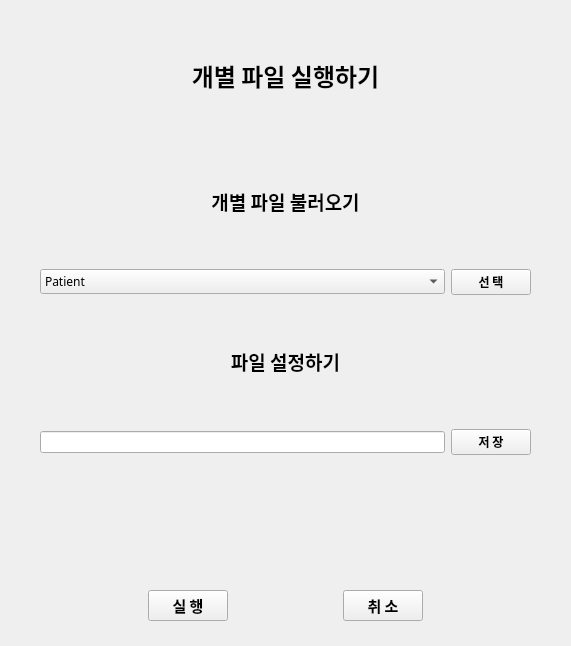
<?xml version="1.0" encoding="UTF-8"?>
<ui version="4.0">
 <class>Form</class>
 <widget class="QWidget" name="Form">
  <property name="geometry">
   <rect>
    <x>0</x>
    <y>0</y>
    <width>571</width>
    <height>646</height>
   </rect>
  </property>
  <property name="windowTitle">
   <string>Form</string>
  </property>
  <widget class="QLabel" name="label">
   <property name="geometry">
    <rect>
     <x>40</x>
     <y>50</y>
     <width>491</width>
     <height>51</height>
    </rect>
   </property>
   <property name="font">
    <font>
     <family>나눔스퀘어라운드 ExtraBold</family>
     <pointsize>18</pointsize>
     <weight>75</weight>
     <bold>true</bold>
    </font>
   </property>
   <property name="text">
    <string>&lt;html&gt;&lt;head/&gt;&lt;body&gt;&lt;p align=&quot;center&quot;&gt;개별 파일 실행하기&lt;/p&gt;&lt;/body&gt;&lt;/html&gt;</string>
   </property>
  </widget>
  <widget class="QWidget" name="gridLayoutWidget_2">
   <property name="geometry">
    <rect>
     <x>40</x>
     <y>140</y>
     <width>491</width>
     <height>481</height>
    </rect>
   </property>
   <layout class="QGridLayout" name="gridLayout_2">
    <item row="0" column="0" colspan="2">
     <widget class="QLabel" name="label_2">
      <property name="font">
       <font>
        <family>나눔스퀘어라운드 Bold</family>
        <pointsize>14</pointsize>
        <weight>75</weight>
        <bold>true</bold>
       </font>
      </property>
      <property name="text">
       <string>&lt;html&gt;&lt;head/&gt;&lt;body&gt;&lt;p align=&quot;center&quot;&gt;개별 파일 불러오기&lt;/p&gt;&lt;/body&gt;&lt;/html&gt;</string>
      </property>
     </widget>
    </item>
    <item row="2" column="0">
     <widget class="QComboBox" name="comboSelect">
      <property name="font">
       <font>
        <family>나눔스퀘어라운드 Regular</family>
       </font>
      </property>
      <item>
       <property name="text">
        <string>Patient</string>
       </property>
      </item>
     </widget>
    </item>
    <item row="2" column="1">
     <widget class="QPushButton" name="Select_btn">
      <property name="font">
       <font>
        <family>나눔스퀘어라운드 Bold</family>
        <weight>75</weight>
        <bold>true</bold>
       </font>
      </property>
      <property name="text">
       <string>선 택</string>
      </property>
     </widget>
    </item>
    <item row="3" column="0" colspan="2">
     <widget class="QLabel" name="label_3">
      <property name="font">
       <font>
        <family>나눔스퀘어라운드 Bold</family>
        <pointsize>14</pointsize>
        <weight>75</weight>
        <bold>true</bold>
       </font>
      </property>
      <property name="text">
       <string>&lt;html&gt;&lt;head/&gt;&lt;body&gt;&lt;p align=&quot;center&quot;&gt;파일 설정하기&lt;/p&gt;&lt;/body&gt;&lt;/html&gt;</string>
      </property>
     </widget>
    </item>
    <item row="4" column="1">
     <widget class="QPushButton" name="Save_btn">
      <property name="font">
       <font>
        <family>나눔스퀘어라운드 Bold</family>
        <pointsize>9</pointsize>
        <weight>75</weight>
        <bold>true</bold>
       </font>
      </property>
      <property name="text">
       <string>저 장</string>
      </property>
     </widget>
    </item>
    <item row="4" column="0">
     <widget class="QLineEdit" name="executeLine"/>
    </item>
    <item row="5" column="0" colspan="2">
     <widget class="QLabel" name="winLabel">
      <property name="font">
       <font>
        <family>나눔스퀘어라운드 Regular</family>
        <pointsize>10</pointsize>
       </font>
      </property>
      <property name="text">
       <string>&lt;html&gt;&lt;head/&gt;&lt;body&gt;&lt;p align=&quot;center&quot;&gt;&lt;br/&gt;&lt;/p&gt;&lt;/body&gt;&lt;/html&gt;</string>
      </property>
     </widget>
    </item>
    <item row="6" column="0" colspan="2">
     <layout class="QHBoxLayout" name="horizontalLayout">
      <item>
       <spacer name="horizontalSpacer">
        <property name="orientation">
         <enum>Qt::Horizontal</enum>
        </property>
        <property name="sizeHint" stdset="0">
         <size>
          <width>40</width>
          <height>20</height>
         </size>
        </property>
       </spacer>
      </item>
      <item>
       <widget class="QPushButton" name="Run_btn">
        <property name="font">
         <font>
          <family>나눔스퀘어라운드 Bold</family>
          <pointsize>11</pointsize>
          <weight>75</weight>
          <bold>true</bold>
         </font>
        </property>
        <property name="text">
         <string>실 행</string>
        </property>
       </widget>
      </item>
      <item>
       <spacer name="horizontalSpacer_3">
        <property name="orientation">
         <enum>Qt::Horizontal</enum>
        </property>
        <property name="sizeHint" stdset="0">
         <size>
          <width>40</width>
          <height>20</height>
         </size>
        </property>
       </spacer>
      </item>
      <item>
       <widget class="QPushButton" name="Back_btn">
        <property name="font">
         <font>
          <family>나눔스퀘어라운드 Bold</family>
          <pointsize>11</pointsize>
          <weight>75</weight>
          <bold>true</bold>
         </font>
        </property>
        <property name="text">
         <string>취 소</string>
        </property>
       </widget>
      </item>
      <item>
       <spacer name="horizontalSpacer_2">
        <property name="orientation">
         <enum>Qt::Horizontal</enum>
        </property>
        <property name="sizeHint" stdset="0">
         <size>
          <width>40</width>
          <height>20</height>
         </size>
        </property>
       </spacer>
      </item>
     </layout>
    </item>
   </layout>
  </widget>
 </widget>
 <resources/>
 <connections/>
</ui>
